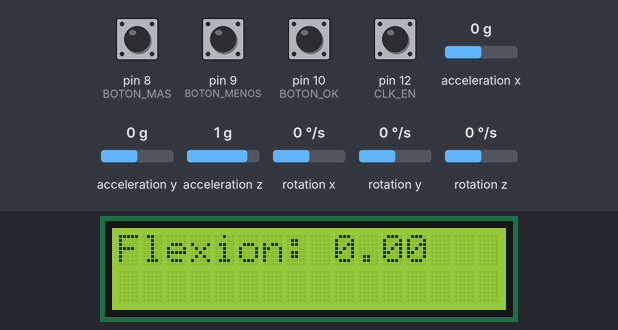
Bench run of a sketch on a simulated Arduino Uno, built with avr-gcc and run on an emulated ATmega328P. On the bench: 16×2 character LCD. The inputs (shaded band) are chosen by the test bench; at power-on: pin 8 (BOTON_MAS), pin 9 (BOTON_MENOS), pin 10 (BOTON_OK), pin 12 (CLK_EN) HIGH, acceleration x 0 g, acceleration y 0 g, acceleration z 1 g, rotation x 0 °/s, rotation y 0 °/s, rotation z 0 °/s. What the sketch prints to the serial monitor is not drawn.

Above: at 6.4 s.
6.5 s: pin 10 (BOTON_OK) pulled LOW for 3.2 s
At 9.4 s:
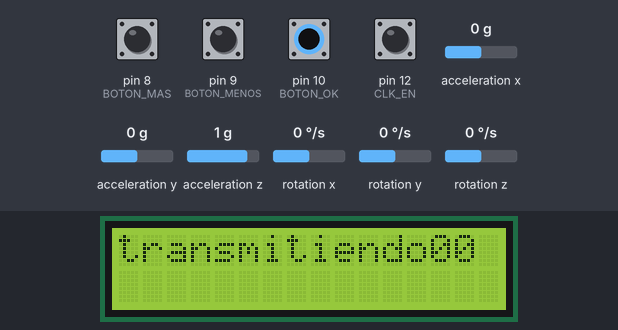
11.2 s: pin 8 (BOTON_MAS) pulled LOW for 0.15 s
At 12.7 s:
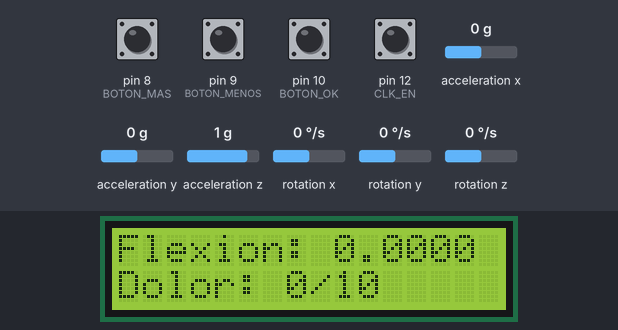
13.2 s: pin 8 (BOTON_MAS) pulled LOW for 1 s
At 14.2 s:
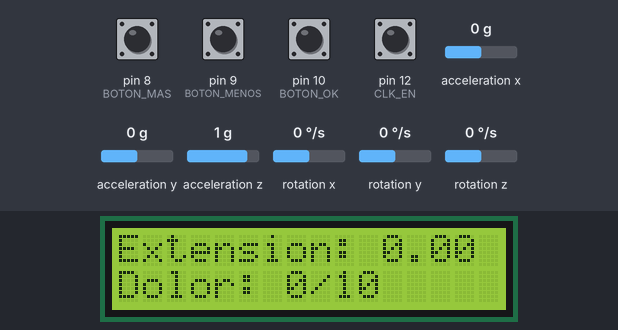
15.7 s: pin 9 (BOTON_MENOS) pulled LOW for 0.15 s
At 17.2 s:
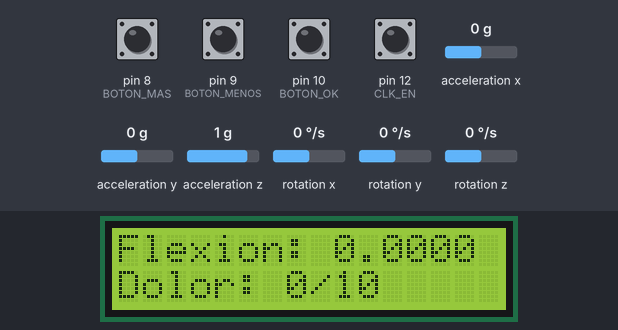
17.7 s: pin 8 (BOTON_MAS) pulled LOW for 3.2 s
At 18.8 s:
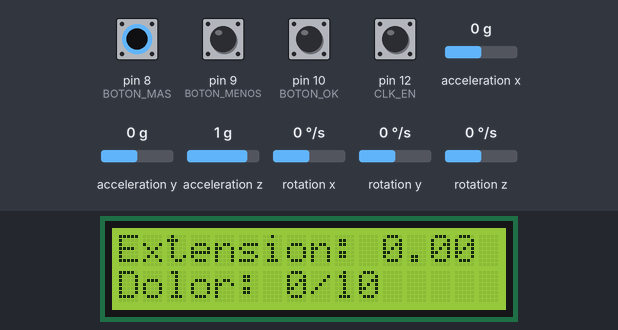
Timing chart, 0 to 19.6 s (numbered marks = the images above; inputs shaded):
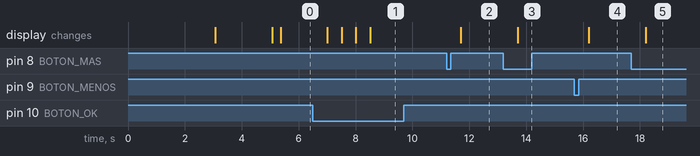

The sketch:

final_test_with_data_8.ino
```cpp
#include <MPU6050_light.h>
#include <LiquidCrystal.h>
#include <Wire.h>
LiquidCrystal lcd(6, 7, 5, 4, 3, 2);
//-------------------------------------------------------
const int BOTON_MAS = 8;
const int BOTON_MENOS = 9;
const int BOTON_OK = 10;
const int CLK_EN= 12;
const int DT_EN = 11;
//------------------------------------------------------
MPU6050 mpu(Wire);
unsigned long timer = 0;
int first_measure, first_x, first_y, first_z, measuring_x, measuring_y, measuring_z, difference_x, difference_y, difference_z;

//-----------------------------------------------------------------

int cycle_screen=0;
int st1, st3;
int sv4, sv2, value, valueminus;
int test=0;
int change;
//------------------------------------------------------------
int counter = 0;
int currentCLK;
int previousCLK;
int prevValue=0;
int value2=0;
int value4=0;

void setup() {
  Serial.begin(115200);
  declare_input_1 ();
  declare_input_2 ();
  declare_wire_function ();
  lcd.begin (16,2);
  initial_writing();
}

void loop() {

  if(cycle_screen==0){
    lcd.clear();
    int value= get_value();
    int test1 = test_value(value);
    display_values_flex(value);
    change = digitalRead(10);
    if (change==LOW){
      st1=test1;
      test=0;
      delay(500);
      cycle_screen++;
      }
    }

  else if (cycle_screen==1){
    value2= get_pain();
    prevValue=value2;
    display_values_pain(value2);
    change = digitalRead(10);
    if (change==LOW){
      sv2=value2;
      delay(500);
      cycle_screen++;
      }
  }

  else if(cycle_screen==2){
    int value= get_value();
    int test3 = test_value(value);
    display_values_ext(value);
    change = digitalRead(10);
    if (change==LOW){
      st3=test3;
      test=0;
      cycle_screen++;
      delay(500);
    }
  }

  else if (cycle_screen==3){
    value4= get_pain();
    prevValue=value4;
    display_values_pain(value4);
    change = digitalRead(10);
    if (change==LOW){
      sv4=value4;
      delay(500);
      cycle_screen++;
      }
  }

  else if (cycle_screen==4){
    release_data_python(st1, sv2, st3, sv4);
    change = digitalRead (8);
    if (change==LOW){
      cycle_screen++;
      delay(500);
    }
  }

  else if (cycle_screen==5){

    display_saved_data_flex (st1,sv2);
    change = digitalRead (8);
    if (change==LOW){
      cycle_screen++;
      delay (500);
    }
  }

  else if (cycle_screen==6){
    display_saved_data_ext (st3,sv4);
    valueminus = digitalRead (9);
    if (valueminus==LOW){
      cycle_screen--;
      delay (500);
    }
  }
}

void declare_input_1 (){
  pinMode (BOTON_MAS, INPUT_PULLUP);
  pinMode (BOTON_MENOS, INPUT_PULLUP);
}

void declare_input_2 (){
  pinMode (BOTON_OK, INPUT_PULLUP);
  pinMode (CLK_EN, INPUT);
  pinMode (DT_EN, INPUT);
  previousCLK = digitalRead(CLK_EN);
}

void declare_wire_function (){
  Wire.begin();
}

void initial_writing(){
  byte status = mpu.begin();
  lcd.setCursor (0,0);
  lcd.print ("Estado del");
  lcd.setCursor (0,1);
  lcd.print ("sensor ");
  lcd.print (status);

  while(status!=0){}
  lcd.setCursor (0,0);
  lcd.print ("Calc. offset");
  lcd.setCursor (0,1);
  lcd.print ("no mover");
  delay (2000);
  mpu.calcOffsets();
  lcd.clear();
  lcd.print ("Hecho!");
  delay (2000);
  lcd.clear();
  lcd.print ("Sensores listos");
  lcd.setCursor (0,1);
  lcd.print ("y colocados");
  delay (200);
}

int get_value (){
 mpu.update();
  /*Serial.print("X : ");
  Serial.print(mpu.getAngleX());
  Serial.print("\tY : ");
  Serial.print(mpu.getAngleY());
  Serial.print("\tZ : ");
  Serial.println(mpu.getAngleZ());*/
  if (first_measure==0){
    first_x=mpu.getAngleX();
    first_y=mpu.getAngleY();
    first_z=mpu.getAngleZ();
    first_measure=1;
  }
  measuring_x=mpu.getAngleX();
  measuring_y=mpu.getAngleY();
  measuring_z=mpu.getAngleZ();
  difference_x=abs(measuring_x-first_x);
  difference_y=abs(measuring_y-first_y);
  difference_z=abs(measuring_z-first_z);
  /*Serial.print (difference_x);
  Serial.print (" || ");
  Serial.print (difference_y);
  Serial.print (" || ");
  Serial.println(difference_z);*/
  timer = millis();
  return difference_x;
}

int test_value(int value){
  if(test<value){
  test=value;
  return test;
  }
}

int get_pain (){
  currentCLK = digitalRead(CLK_EN);
  if(currentCLK != previousCLK)
  {
    if(digitalRead(DT_EN) != currentCLK)
    {
      counter++;
    }
    else
    {
      counter--;
    }
    if (counter<0){
      counter=0;
    }
    else if (counter>10){
      counter=10;
    }
  }
  previousCLK = currentCLK;
  return counter;
}

void display_values_flex(float test){
    Serial.print ("flexion");
    Serial.print (" ");
    Serial.print (test);
    Serial.print (" ");
    Serial.println (value);
    lcd.setCursor (0,0);
    lcd.print("Flexion: ");
    lcd.print(test);
}

void display_values_ext(float test){
    Serial.print ("extension");
    Serial.print (" ");
    Serial.print (test);
    Serial.print (" ");
    Serial.println (value);
    lcd.setCursor (0,0);
    lcd.print("Extension: ");
    lcd.print(test);
}

void display_values_pain (int value){
    lcd.setCursor (0,0);
    lcd.print("Dolor: ");
    lcd.print(value);
    lcd.print("/10");
}

void release_data_python(float st1, int sv2, float st3, int sv4 ){
    lcd.setCursor(0,0);
    lcd.print("transmitiendo");
    Serial.print (st1);
    Serial.print ("\t");
    Serial.print (sv2);
    Serial.print ("\t");
    Serial.print (st3);
    Serial.print ("\t");
    Serial.print (sv4);
    Serial.println ();
    lcd.setCursor(0,0);
}
void display_saved_data_flex (float st1,int sv2){
    Serial.print ("datos flexion");
    Serial.print (" || ");
    Serial.print (st1);
    Serial.print (" ");
    Serial.println (sv2);
    lcd.print("Flexion: ");
    lcd.print(st1);
    lcd.setCursor (0,1);
    lcd.print("Dolor: ");
    lcd.print(sv2);
    lcd.print("/10");
    lcd.setCursor(0,0);
}

void display_saved_data_ext (float st3,int sv4){
    Serial.print ("datos extension");
    Serial.print (" || ");
    Serial.print (st3);
    Serial.print (" ");
    Serial.println (sv4);
    lcd.print("Extension: ");
    lcd.print(st3);
    lcd.setCursor (0,1);
    lcd.print("Dolor: ");
    lcd.print(sv4);
    lcd.print("/10");
    lcd.setCursor(0,0);
}
```

Measured:
- after the input at 6.5 s, the display: first changes after 0.51 s (image 1 shows a later state)
- after the input at 11.2 s, the display: changes after 0.51 s (image 2)
- after the input at 13.2 s, the display: changes after 0.51 s (image 3)
- after the input at 15.7 s, the display: changes after 0.51 s (image 4)
- after the input at 17.7 s, the display: changes after 0.51 s (image 5)
